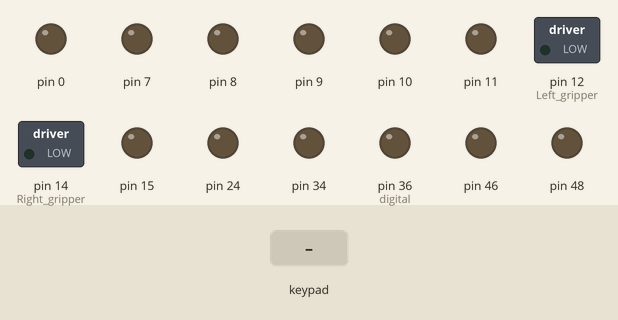
Simulated run of this sketch. Board: Arduino Mega 2560, built with avr-gcc and run on an emulated ATmega2560. Parts: switched loads named in the sketch (green lamp = pin HIGH), output pins drawn as LEDs (lit = HIGH). The test bench sets the inputs (shaded band).

Above: at 1.2 s.
1.3 s: key 'U' pressed
At 2.2 s:
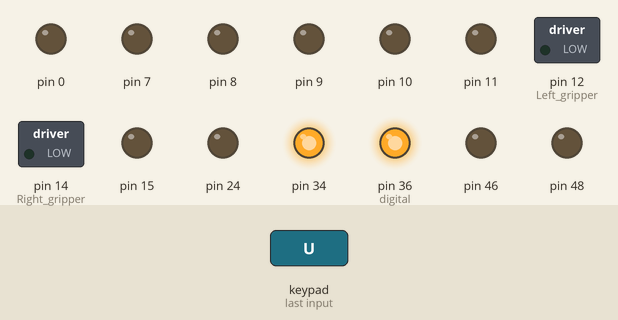
3.2 s: key 'D' pressed
At 3.4 s:
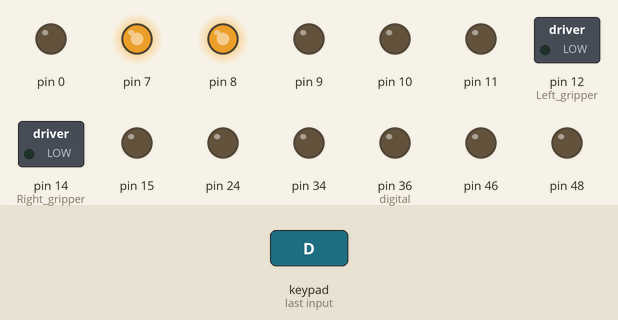
5.1 s: key 'L' pressed
At 6.2 s:
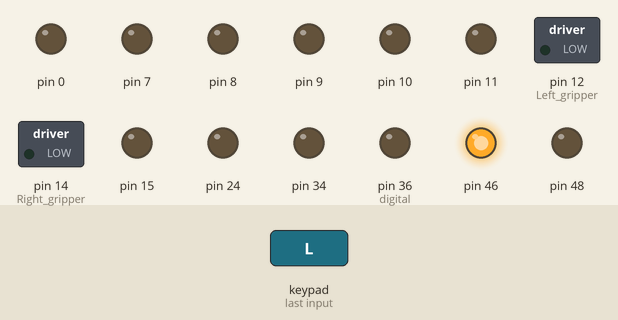
7.0 s: key 'R' pressed
At 7.7 s:
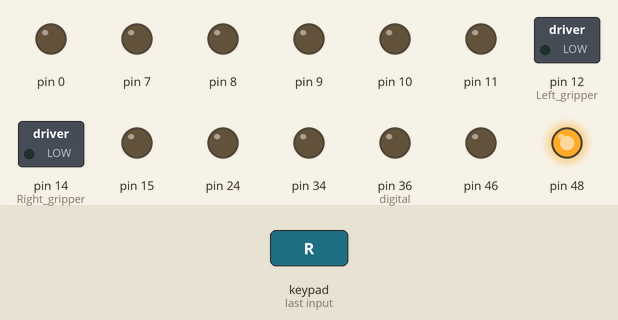
8.9 s: key 'X' pressed
At 10.0 s:
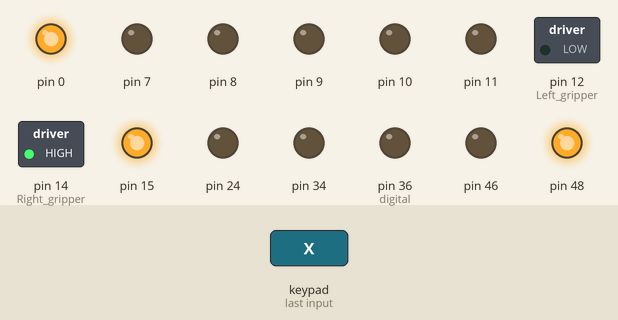
10.4 s: key 'O' pressed
At 11.2 s:
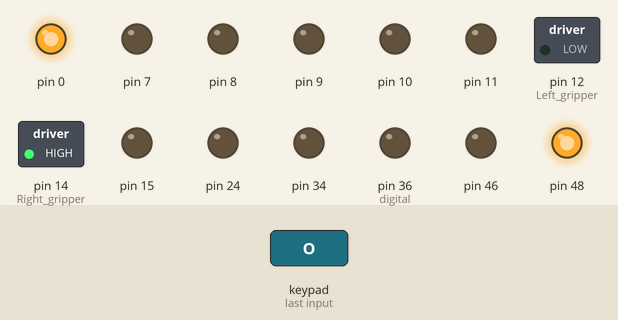
Timing chart, 0 to 12.9 s (numbered marks = the images above; inputs shaded):
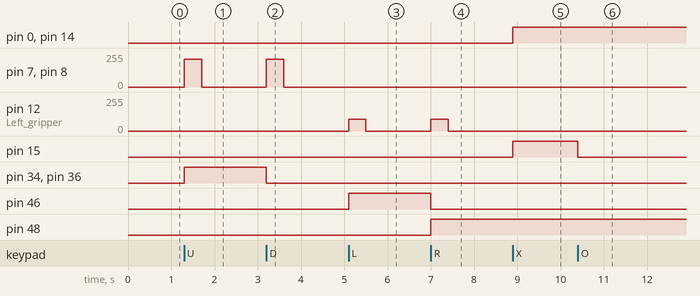

The sketch:

sleepyeyes2.ino
```cpp
int xc = 0;
int ti = 0;
int za = 30;
int i = 0;
int lsa = 0, er = 0; float kp = 4, p = 0;
#include <PS2X_lib.h>  //for v1.6

#define PS2_DAT        50//14    53
#define PS2_CMD        51 //15    51
#define PS2_SEL        53//16    49
#define PS2_CLK        52      // 47

//#define pressures   true
#define pressures   false
//#define rumble      true
#define rumble      false

PS2X ps2x; // create PS2 Controller Class

//right now, the library does NOT support hot pluggable controllers, meaning
//you must always either restart your Arduino after you connect the controller,
//or call config_gamepad(pins) again after connecting the controller.

int error = 0;
byte type = 0;
byte vibrate = 0;
int minVal = 265;
int maxVal = 402;
int an = 0, gi, az;

int x;
int y;
int z;
int o22, o11, o1, o2, o3, o4, o5, o6, o7;

void setup() {

  pinMode(34, OUTPUT);
  // set up the LCD's number of columns and rows:
  //lcd.begin(20, 4);
  //ps2 interfacing


 // Serial.begin(19200);
  Serial2.begin(9600);
  //CHANGES for v1.6 HERE!!! **************PAY ATTENTION*************

  //setup pins and settings: GamePad(clock, command, attention, data, Pressures?, Rumble?) check for error
  error = ps2x.config_gamepad(PS2_CLK, PS2_CMD, PS2_SEL, PS2_DAT, pressures, rumble);

  type = ps2x.readType();

  pinMode(40, OUTPUT); //digital cytron

  pinMode(38, OUTPUT); //analog pwm cytron
  //inclination

  pinMode(36, OUTPUT); // digital
  pinMode(34, OUTPUT);
  pinMode(42, OUTPUT);
  pinMode(44, OUTPUT);
  pinMode(11, OUTPUT);
  // pushing citron

  pinMode(46, OUTPUT); pinMode(48, OUTPUT); pinMode(12, OUTPUT); //Left gripper
  pinMode(0, OUTPUT); pinMode(15, OUTPUT); pinMode(14, OUTPUT); //Right gripper
  //pinMode(42,OUTPUT);pinMode(44,OUTPUT);pinMode(11,OUTPUT);


  //extra pins for zaroorat
  pinMode(7, OUTPUT); pinMode(8, OUTPUT);
  pinMode(9, OUTPUT);
  pinMode(10, OUTPUT);

  pinMode(42, OUTPUT);
  pinMode(44, OUTPUT);
  pinMode(8, OUTPUT);


  pinMode(24, OUTPUT);
  digitalWrite(24, LOW);
}

void loop() {

  if (error == 0) //skip loop if no controller found
  {
    //DualShock Controller
    ps2x.read_gamepad(false, vibrate); //read controller and set large motor to spin at 'vibrate' speed


    if (ps2x.Analog(PSS_RY) >= 180 && ps2x.Button(PSB_PAD_DOWN))                      //Backward
    {
      o1 = map(ps2x.Analog(PSS_RY), 180, 255, 100, 255);
      digitalWrite(40, 1); digitalWrite(38, 0);
      analogWrite(10, o1); analogWrite(9, o1);
      digitalWrite(36, 0); digitalWrite(34, 0);
      analogWrite(8, 100); analogWrite(7, 100);
    }
    else if (ps2x.Analog(PSS_RY) >= 180 && ps2x.Button(PSB_PAD_UP))                      //Backward
    {
      o1 = map(ps2x.Analog(PSS_RY), 180, 255, 100, 255);
      digitalWrite(40, 1); digitalWrite(38, 0);
      analogWrite(10, o1); analogWrite(9, o1);
      digitalWrite(36, 1); digitalWrite(34, 1);
      analogWrite(8, 100); analogWrite(7, 100);
    }
    else if (ps2x.Analog(PSS_RY) <= 75 && ps2x.Button(PSB_PAD_UP)) //Forward //The Base OCR value has been changed from 60 to 75 so now the ranges has a resolution of 75
    {
      o1 = map(ps2x.Analog(PSS_RY), 75, 0, 100, 255);
      digitalWrite(40, 0); digitalWrite(38, 1);
      analogWrite(10, o1); analogWrite(9, o1);
      digitalWrite(36, 1); digitalWrite(34, 1);
      analogWrite(8, 100); analogWrite(7, 100);
    }
    else if (ps2x.Analog(PSS_RY) <= 75 && ps2x.Button(PSB_PAD_DOWN)) //Forward //The Base OCR value has been changed from 60 to 75 so now the ranges has a resolution of 75
    {
      o1 = map(ps2x.Analog(PSS_RY), 75, 0, 100, 255);
      digitalWrite(40, 0); digitalWrite(38, 1);
      analogWrite(10, o1); analogWrite(9, o1);
      digitalWrite(36, 0); digitalWrite(34, 0);
      analogWrite(8, 100); analogWrite(7, 100);
    }
    else if (ps2x.Analog(PSS_RY) >= 180)                      //Backward
    {
      o1 = map(ps2x.Analog(PSS_RY), 180, 255, 100, 255);
      digitalWrite(40, 1); digitalWrite(38, 0);
      analogWrite(10, o1); analogWrite(9, o1);
    }
    else if (ps2x.Analog(PSS_RY) <= 75) //Forward //The Base OCR value has been changed from 60 to 75 so now the ranges has a resolution of 75
    {
      o1 = map(ps2x.Analog(PSS_RY), 75, 0, 100, 255);
      digitalWrite(40, 0); digitalWrite(38, 1);
      analogWrite(10, o1); analogWrite(9, o1);
    }
    else if ((ps2x.Analog(PSS_LX)) <= 75) //Left lateral/strafe
    {
      o2 = map(ps2x.Analog(PSS_LX), 75, 0, 100, 255);
      digitalWrite(34, 1);
      digitalWrite(36, 0);
      xc = o2 + 20;
      analogWrite(7, o2); analogWrite(8, o2);
    }
    else if ((ps2x.Analog(PSS_LX)) >= 180) //Right lateral/strafe
    {
      o2 = map(ps2x.Analog(PSS_LX), 180, 255, 100, 255);
      digitalWrite(34, 0);
      digitalWrite(36, 1);
      analogWrite(7, o2); analogWrite(8, o2);
    }

    else if (ps2x.Button(PSB_PAD_DOWN))
    {
      digitalWrite(36, 0); digitalWrite(34, 0);
      analogWrite(8, 210); analogWrite(7, 210);
    }
    else if (ps2x.Button(PSB_PAD_UP))
    {
      digitalWrite(36, 1); digitalWrite(34, 1);
      analogWrite(8, 210); analogWrite(7, 210);
    }
    else if (ps2x.Button(PSB_PAD_LEFT))  //Grippers move left
    {
      digitalWrite(46, HIGH);
      digitalWrite(48, LOW);
      analogWrite(12, 90);
    }
    else if (ps2x.Button(PSB_PAD_RIGHT))  //Grippers move right
    {
      digitalWrite(46, LOW);
      digitalWrite(48, HIGH);
      analogWrite(12, 90);
    }
    else if (ps2x.Button(PSB_TRIANGLE)) //gripper middle open  buttonpressed
    {
      digitalWrite(14, LOW);
    }
    else if (ps2x.Button(PSB_CROSS))   //all grippers close
    {
      digitalWrite(15, HIGH);
      digitalWrite(0, HIGH);
      digitalWrite(14, HIGH);
    }
    else if (ps2x.Button(PSB_SQUARE))  //gripper left open
    {
      digitalWrite(0, LOW);
    }
    else if (ps2x.Button(PSB_CIRCLE)) //gripper right open
    {
      digitalWrite(15, LOW);
    }


    //******************************Semi autonomous region"


    else if (ps2x.Button(PSB_L2))  //forward and lin followin
    {

       digitalWrite(40, 0); digitalWrite(38, 1);
      analogWrite(10, 160); analogWrite(9, 210);
      Serial.println("L2");
      digitalWrite(24, LOW);
      if (Serial2.available() > 0)
      {

        lsa = Serial2.read();
        if (lsa < 70)
        {
          er = 35 - lsa;
          p = kp * er;

          if (lsa > 40) //adjusting bot,moving right
          {

            digitalWrite(34, 0);
            digitalWrite(36, 1);
            analogWrite(7,130 +p);
            analogWrite(8,100+p);
          }
          else if (lsa < 30) //adjusting bot,moving left
          {
            digitalWrite(34, 1);
            digitalWrite(36, 0);
            analogWrite(7, 130+ p);
            analogWrite(8, 100+p );        //down wheel
          }
          else
          {

            digitalWrite(34, 0); //bot shoud not move anywhere
            digitalWrite(36, 0);
            analogWrite(7, 0);
            analogWrite(8, 0);
          }
        }
        else
        {
          digitalWrite(34, 0); //bot shoud not move anywhere
          digitalWrite(36, 0);
          analogWrite(7, 0);
          analogWrite(8, 0);
        }
      }
    }


    else
    {
      analogWrite(10, 0);
      analogWrite(9, 0);
      analogWrite(12, 0);
      analogWrite(8, 0);
      analogWrite(7, 0);
      analogWrite(11, 0);
    }
  }
}
```

Measured:
- after the input at 1.3 s, pin 7, pin 8: 0/255 → 210/255 at once, → 0/255 0.40 s later; pin 34, pin 36 (digital): LOW → HIGH at once
- after the input at 3.2 s, pin 7, pin 8: 0/255 → 210/255 at once, → 0/255 0.40 s later; pin 34, pin 36 (digital): HIGH → LOW at once
- after the input at 5.1 s, pin 12 (Left_gripper): 0/255 → 90/255 at once, → 0/255 0.40 s later; pin 46: LOW → HIGH at once
- after the input at 7.0 s, pin 12 (Left_gripper): 0/255 → 90/255 at once, → 0/255 0.40 s later; pin 46: HIGH → LOW at once; pin 48: LOW → HIGH at once
- after the input at 8.9 s, pin 0, pin 14 (Right_gripper), pin 15: LOW → HIGH at once
- after the input at 10.4 s, pin 15: HIGH → LOW at once
